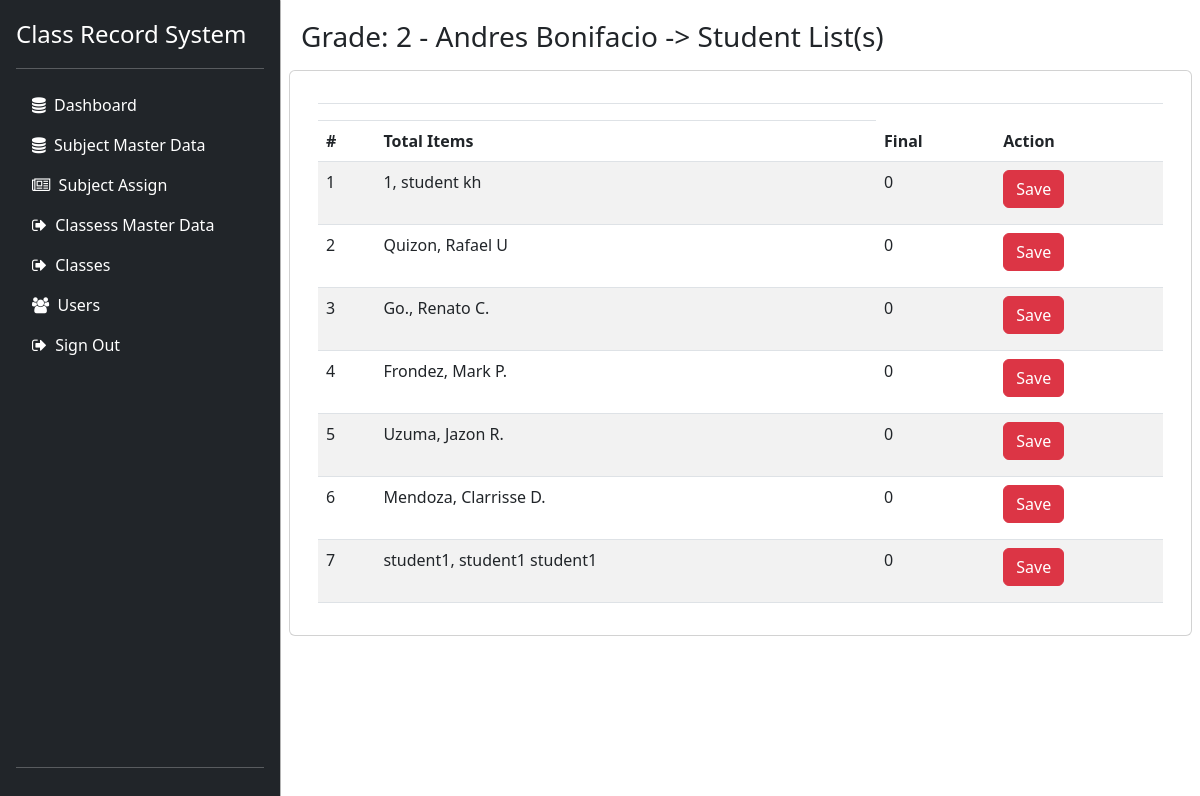
/admin/teacher_class_grading.php?classMasterId=2, run on the app's committed database.
### tables this page shows
CREATE TABLE `classes_master_data` (
  `classMasterId` int NOT NULL,
  `grade` varchar(255) NOT NULL,
  `section` varchar(255) NOT NULL,
  `status` enum('Active','Inactive','Deleted') NOT NULL,
  `datecreated` datetime NOT NULL,
  `dateupdated` datetime NOT NULL,
  `userId` int NOT NULL
);

CREATE TABLE `class` (
  `classId` int NOT NULL,
  `studentId` int NOT NULL,
  `classMasterId` int NOT NULL,
  `datecreated` datetime NOT NULL,
  `dateupdated` datetime NOT NULL,
  `userId` int NOT NULL
);

CREATE TABLE `user` (
  `userId` int NOT NULL,
  `email` varchar(255) NOT NULL,
  `lrn` varchar(255) NOT NULL,
  `username` varchar(255) NOT NULL,
  `password` varchar(255) NOT NULL,
  `first_name` varchar(255) NOT NULL,
  `middle_name` varchar(255) NOT NULL,
  `last_name` varchar(255) NOT NULL,
  `role` enum('Teacher','Student','Admin') NOT NULL,
  `date_created` datetime NOT NULL,
  `date_updated` datetime NOT NULL,
  `status` enum('Active','Inactive','Deleted') NOT NULL
);

### libraries/data_interface.php (called while the page is built, shortened)
<?php
class jpacObject{
	private $conn;
	public function __construct(){
  		try {
	 		$this->conn = new PDO("mysql:host=".db_server.";dbname=".db_name, db_user, db_pass);
  			$this->conn->setAttribute(PDO::ATTR_ERRMODE, PDO::ERRMODE_EXCEPTION);
		} catch(PDOException $e) {
		  	echo "Connection failed: " . $e->getMessage();
		  	die;
		}
	}
	function SQLQuery($sql) {
		$sth=$this->conn->prepare($sql);
		$sth->execute();
		$result = $sth->fetchAll();
		return $result;
	}
}
?>

### admin/teacher_class_grading.php (the view, shortened to what this page needs)
<?php
$jpac=new JpacObject();
$classMasterId=isset($_REQUEST['classMasterId']) ? $_REQUEST['classMasterId'] : "";
$subjectClassLists=$jpac->SQLQuery("SELECT u.userId,u.first_name,u.middle_name,u.last_name,cmd.grade,cmd.section,c.studentId FROM class c LEFT JOIN classes_master_data cmd on c.classMasterId=cmd.classMasterId LEFT JOIN user u on c.studentId=u.userId WHERE c.classMasterId='".$classMasterId."'");
?>
<!doctype html>
<html lang="en">
  <head>
<link href="css/bootstrap.min.css" rel="stylesheet">
<link rel="stylesheet" href="https://cdnjs.cloudflare.com/ajax/libs/font-awesome/4.7.0/css/font-awesome.min.css">
    <link href="sidebars.css" rel="stylesheet">
  </head>
  <body>
<main class="d-flex flex-nowrap">
    <?php include_once("sidebar.php"); ?>
    <div class="container-fluid p-0" style="margin:20px;">
    <h1 class="h3 mb-3">Grade: <?= $subjectClassLists[0]['grade']." - ".$subjectClassLists[0]['section'] ?> -> Student List(s)</h1>
<div class="row">
    <div class="card">
        <div class="card-body table-responsive">
        <table class="table table-striped table-hover" id="usersTable">
                <thead>
                    <tr>
                        <th></th>
                        <th></th>
                        <td></td>
                        <td></td>
                    </tr>
                    <tr>
                        <th></th>
                        <th></th>
                    </tr>
                    <tr>
                        <th>#</th>
                        <th>Total Items</th>
                        <th>Final</th>
                        <th>Action</th>
                    </tr>
                </thead>
                <tbody>
                    <?php
                    $result=$subjectClassLists;
                    for($i=0;$i<count($result);$i++){
                        $finalGrade=0;
                    ?>
                    <tr>
                        <td><?= ($i+1) ?></td>
                        <td><?= $result[$i]['last_name'].", ".$result[$i]['first_name']." ".$result[$i]['middle_name'] ?></td>
                        <td><?= $finalGrade ?></td>
                        <td>
                            <div class="mb-2">
                                <button class="btn btn-danger align-middle mr-2"onclick= "saveRow('<?= $result[$i]['studentId'] ?>')" data-feather="save" style="cursor:pointer">Save</button>
                            </div>
                        </td>
                    </tr>
                    <?php } ?>
                </tbody>
            </table>
        </div>
    </div>
</div>
</div>
</main>
<link rel="stylesheet" type="text/css" href="https://cdn.datatables.net/v/bs5/dt-1.11.5/datatables.min.css"/>
  </body>
</html>

### admin/sidebars.css (style rules this page uses)
body { min-height: 100vh; min-height: -webkit-fill-available; }
html { height: -webkit-fill-available; }
main { height: 100vh; height: -webkit-fill-available; max-height: 100vh; overflow-x: auto; overflow-y: hidden; }

### data on the page
classes_master_data: grade "2", section "Andres Bonifacio"
class: user.last_name "1", user.first_name "student", user.middle_name "kh", finalGrade "0"
class: user.last_name "Quizon", user.first_name "Rafael", user.middle_name "U", finalGrade "0"
class: user.last_name "Go.", user.first_name "Renato", user.middle_name "C.", finalGrade "0"
class: user.last_name "Frondez", user.first_name "Mark", user.middle_name "P.", finalGrade "0"
class: user.last_name "Uzuma", user.first_name "Jazon", user.middle_name "R.", finalGrade "0"
class: user.last_name "Mendoza", user.first_name "Clarrisse", user.middle_name "D.", finalGrade "0"
class: user.last_name "student1", user.first_name "student1", user.middle_name "student1", finalGrade "0"
